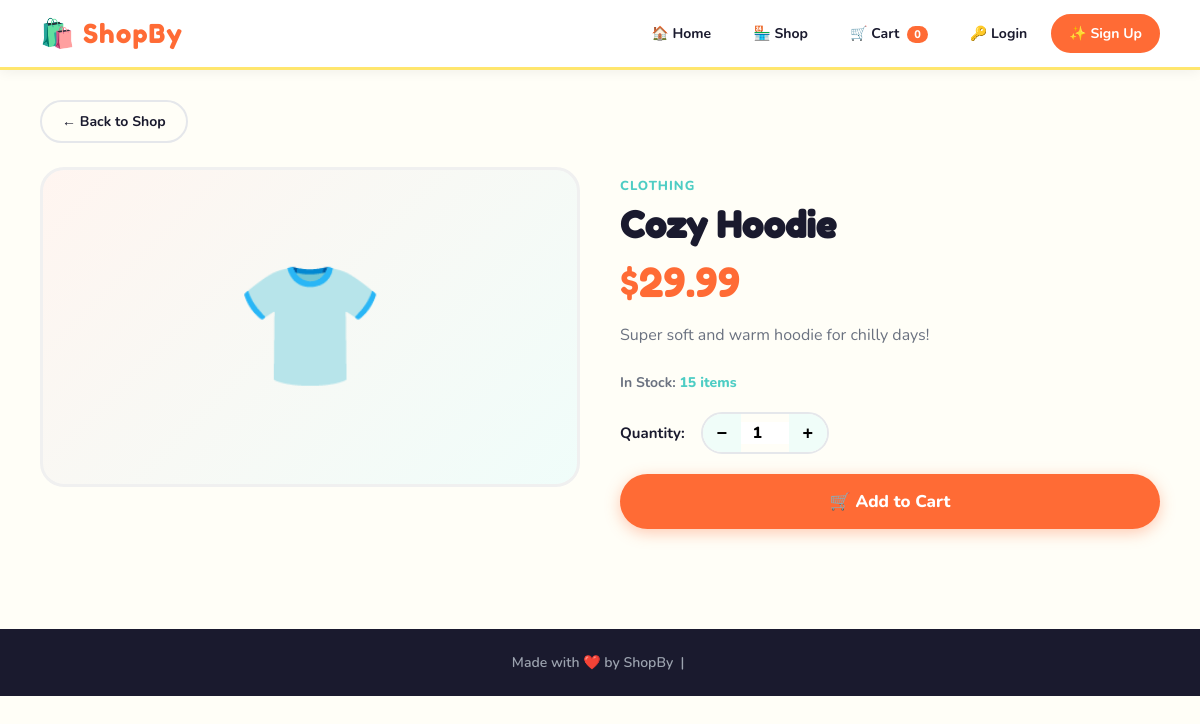
/product/1/, run on the app's committed database.
### store/models.py (models this page shows, shortened)
class Product(models.Model):
    name        = models.CharField(max_length=200)
    description = models.TextField()
    price       = models.DecimalField(max_digits=8, decimal_places=2)
    emoji       = models.CharField(max_length=10, default='📦')   # fun emoji icon
    category    = models.ForeignKey(Category, on_delete=models.SET_NULL, null=True)
    stock       = models.PositiveIntegerField(default=10)
    created_at  = models.DateTimeField(auto_now_add=True)

class Category(models.Model):
    name = models.CharField(max_length=100)
    def __str__(self):
        return self.name
    class Meta:
        verbose_name_plural = "Categories"

### store/views.py (the view)
# urls.py: path('product/<int:pk>/',   views.product_detail, name='product_detail'),
def product_detail(request, pk):
    product = get_object_or_404(Product, pk=pk)
    return render(request, 'store/product_detail.html', {'product': product})

### store/templates/store/product_detail.html (shortened to what this page needs)
{% extends 'store/base.html' %}
{% block content %}
<div class="page">
  <a class="back-btn" href="{% url 'shop' %}">← Back to Shop</a>
  <div class="detail-layout">
    <div class="detail-emoji-box">{{ product.emoji }}</div>
    <div class="detail-info">
      <div class="detail-category">{{ product.category }}</div>
      <h1 class="detail-name">{{ product.name }}</h1>
      <div class="detail-price">${{ product.price }}</div>
      <p class="detail-desc">{{ product.description }}</p>
      <div class="detail-stock">In Stock: <span>{{ product.stock }} items</span></div>
      <form method="POST" action="{% url 'add_to_cart' product.pk %}">
        <div class="qty-row">
          <span class="qty-label">Quantity:</span>
          <div class="qty-controls">
            <button type="button" class="qty-btn" onclick="changeQty(-1)">−</button>
            <input type="number" id="qty-input" name="quantity" value="1" min="1" max="{{ product.stock }}" readonly/>
            <button type="button" class="qty-btn" onclick="changeQty(1, {{ product.stock }})">+</button>
          </div>
        </div>
        <button type="submit" class="big-add-btn">🛒 Add to Cart</button>
      </form>
    </div>
  </div>
</div>
{% endblock %}

### store/static/store/css/style.css (style rules this page uses)
:root { --primary: #FF6B35; --primary-light: #FF8F65; --secondary: #4ECDC4; --accent: #FFE66D; --bg: #FFFEF7; --bg2: #F0FDF9; --text: #1A1A2E; --text-light: #6B7280; --white: #ffffff; --card-shadow: 0 4px 20px rgba(0,0,0,0.08); --hover-shadow: 0 8px 30px rgba(0,0,0,0.15); --radius: 18px; --radius-sm: 10px; }
* { margin: 0; padding: 0; box-sizing: border-box; }
body { font-family: 'Nunito', sans-serif; background: var(--bg); color: var(--text); min-height: 100vh; }
.page { padding: 30px 40px; max-width: 1200px; margin: 0 auto; animation: fadeIn 0.3s ease; }
.back-btn { display: inline-block; background: none; border: 2px solid #E5E7EB; padding: 10px 20px; border-radius: 50px; cursor: pointer; font-family: 'Nunito', sans-serif; font-weight: 700; font-size: 14px; margin-bottom: 24px; transition: all 0.2s; text-decoration: none; color: var(--text); }
.detail-layout { display: grid; grid-template-columns: 1fr 1fr; gap: 40px; align-items: start; }
.detail-emoji-box { background: linear-gradient(135deg, #FFF5F0, #F0FDFA); border-radius: 24px; display: flex; align-items: center; justify-content: center; height: 320px; font-size: 120px; border: 3px solid #F0F0F0; }
.detail-info { padding: 10px 0; }
.detail-category { font-size: 13px; font-weight: 800; color: var(--secondary); text-transform: uppercase; letter-spacing: 1px; margin-bottom: 8px; }
.detail-name { font-family: 'Fredoka One', cursive; font-size: 36px; margin-bottom: 12px; line-height: 1.2; }
.detail-price { font-family: 'Fredoka One', cursive; font-size: 40px; color: var(--primary); margin-bottom: 16px; }
.detail-desc { font-size: 16px; color: var(--text-light); line-height: 1.7; margin-bottom: 24px; }
.detail-stock { font-size: 14px; font-weight: 700; color: var(--text-light); margin-bottom: 20px; }
.detail-stock span { color: var(--secondary); font-weight: 800; }
.qty-row { display: flex; align-items: center; gap: 16px; margin-bottom: 20px; }
.qty-label { font-weight: 700; font-size: 15px; }
.qty-controls { display: flex; align-items: center; border: 2.5px solid #E5E7EB; border-radius: 50px; overflow: hidden; }
.qty-btn { background: var(--bg2); border: none; width: 38px; height: 38px; font-size: 18px; cursor: pointer; font-weight: 800; transition: background 0.2s; }
#qty-input { width: 48px; text-align: center; border: none; outline: none; font-family: 'Nunito', sans-serif; font-weight: 800; font-size: 16px; }
.big-add-btn { background: var(--primary); color: white; border: none; padding: 16px 36px; border-radius: 50px; font-family: 'Nunito', sans-serif; font-size: 17px; font-weight: 800; cursor: pointer; transition: all 0.25s ease; box-shadow: 0 4px 15px rgba(255,107,53,0.35); width: 100%; }

### data on the page
Product: emoji "👕", category "CLOTHING", name "Cozy Hoodie", price "29.99", description "Super soft and warm hoodie for chilly days!", stock "15"

### other printed values
{{ request.session.cart|length }} "0"
